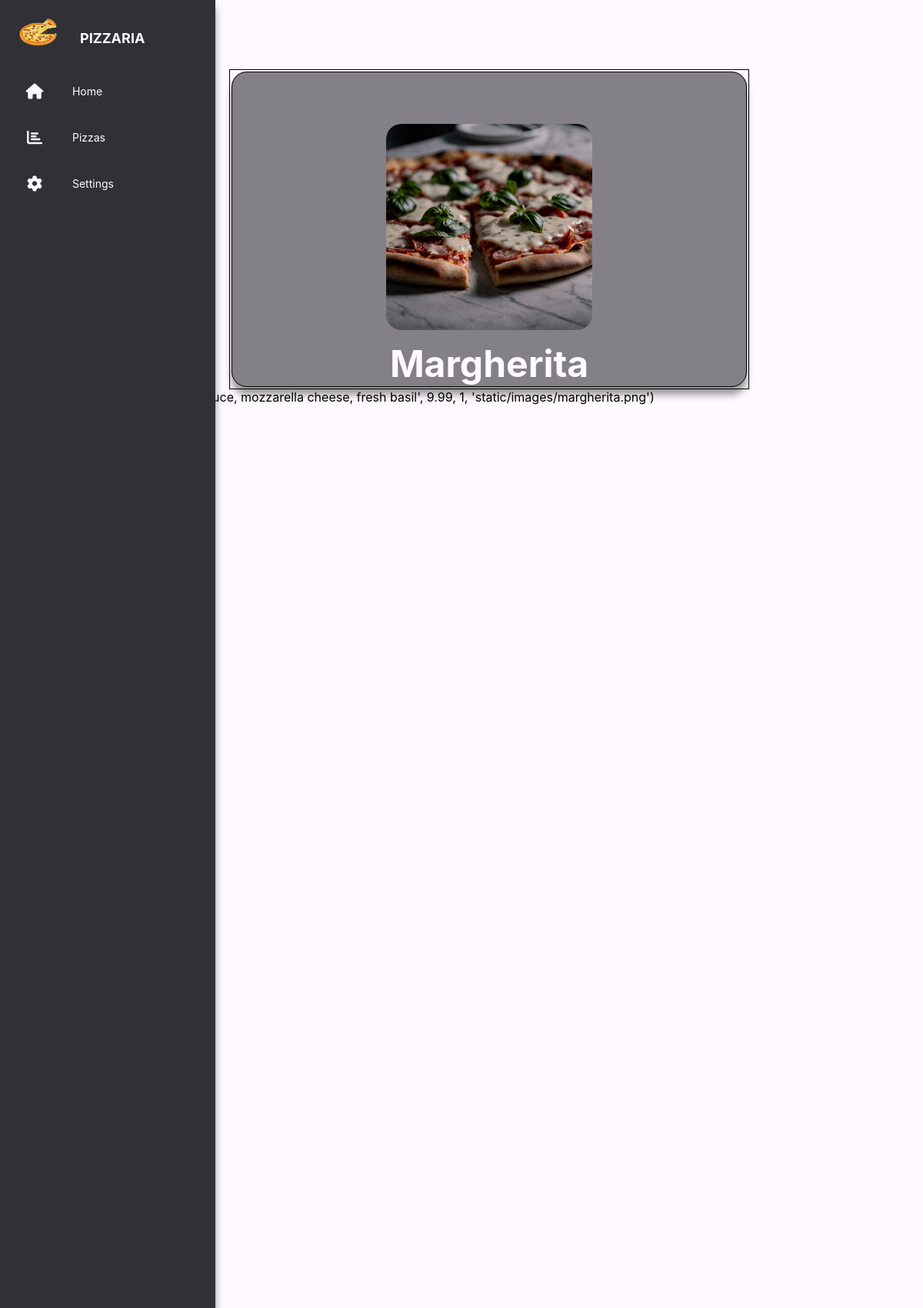
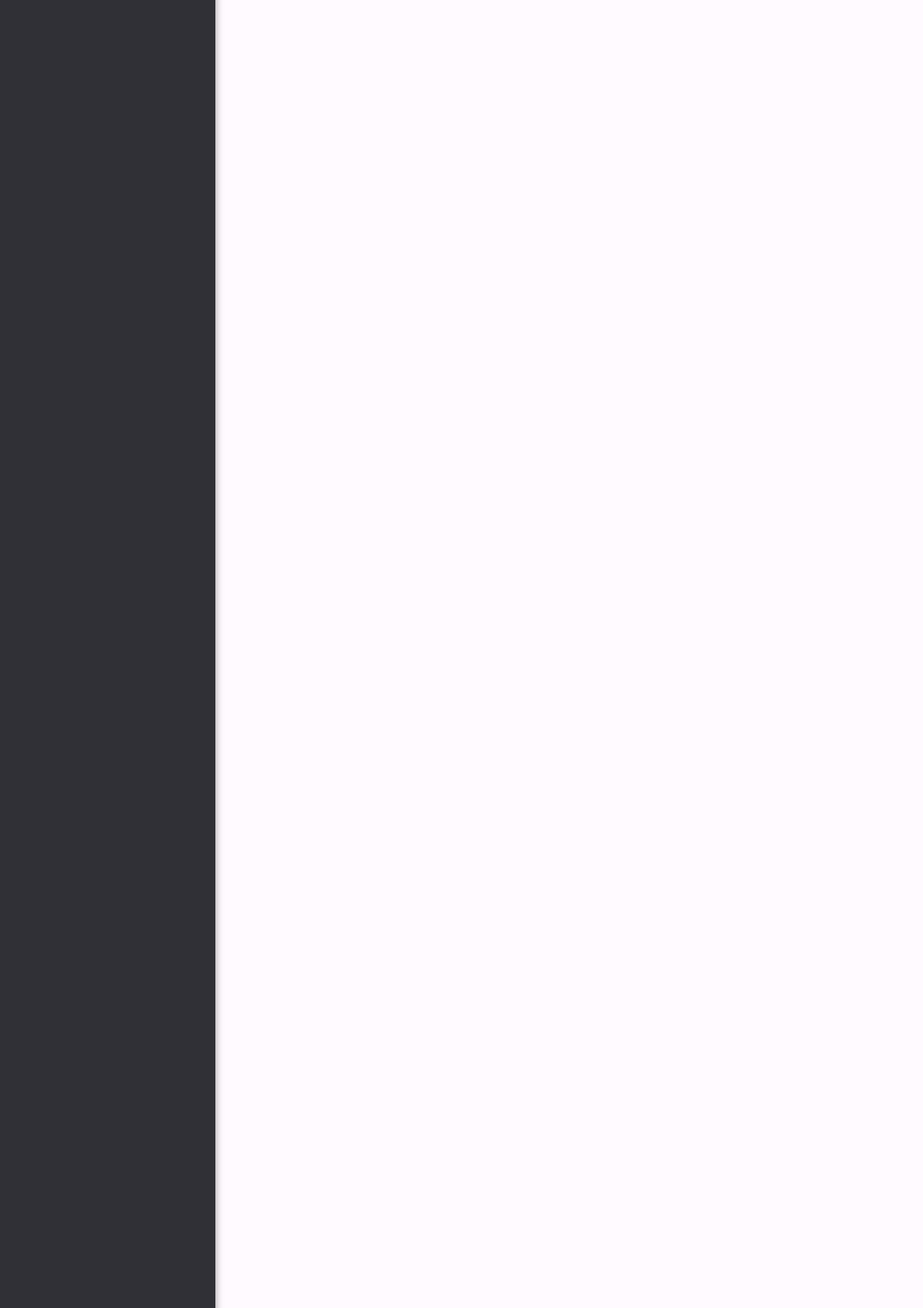
The app's page /pizza/1 (upper part) with its own data (2 pictures, top to bottom).
### tables this page shows
CREATE TABLE Pizza (id INT PRIMARY KEY, name VARCHAR (50), description TEXT, price DECIMAL (8, 2), base INT, photo TEXT, FOREIGN KEY (base) REFERENCES Base (BaseID));

### routes.py (the view)
@app.route("/pizza/<int:id>")
def Pizza(id):
    conn = sqlite3.connect('pizza.db')
    cur = conn.cursor()
    cur.execute('SELECT * FROM Pizza WHERE id = ?', (id,))
    pizza = cur.fetchone()
    return render_template('pizza.html', pizza=pizza)

### templates/pizza.html
{% extends 'layout.html' %}
{% block content %}
<table class="center table_w-60">
    <tr class="table_bg">
        <td class="rounded shadow single_td">
            <img class="single_img rounded" src="/{{pizza[5]}}"/>
            <h1 class="single_title">{{pizza[1]}}</h1>
        </td>
    </tr>
</table>
{{pizza}}
{% endblock %}

### static/css/style.css (style rules this page uses)
* { margin: 0; padding: 0; outline: none; border: none; text-decoration: none; box-sizing: border-box; }
body { background: var(--clr-body-bg); min-height: 5000px; padding-top: 70px; display: flex; flex-direction: column; font-family: 'Inter', sans-serif; padding-left: 6%; }
:root { --clr-body-bg: hsl(300, 100%, 99%); --clr-card-bg: hsl(300, 100%, 99%); --clr-text: hsl(210, 30%, 11%); --clr-heading: hsl(210, 30%, 11%); --clr-footer: hsl(206, 27%, 90%); --clr-a-hover: hsl(240, 8%, 23%); --clr-nav-item: hsl(300, 100%, 99%); --clr-nav-bg: hsl(240, 6%, 20%); --clr-pizza-card: hsla(240, 6%, 20%, 0.595); --clr-pizza-text: hsl(300, 100%, 99%); }
.shadow { box-shadow: 0px 10px 10px 0px rgba(0,0,0,0.6); }
.center { text-align: center; margin: auto; }
.rounded { border-radius: 20px; }
.shadow { box-shadow: 0px 10px 10px 0px rgba(0,0,0,0.4); }
table, th, td { border:1px solid black; }
.table_w-60 { width: 60%; }
.table_bg { background-color: var(--clr-pizza-card); }
.single_img { width: 40%; height: 40%; }
.single_title { padding-top: 10px; font-size: 300%; color: var(--clr-pizza-text); }
.single_td { padding-top: 10%; }

### records on screen
Pizza: photo (picture), name "Margherita"

### other values on screen
{{ pizza }} "(1, 'Margherita', 'Tomato sauce, mozzarella cheese, fresh basil', 9.99, 1, 'static/images/margherita.png')"
